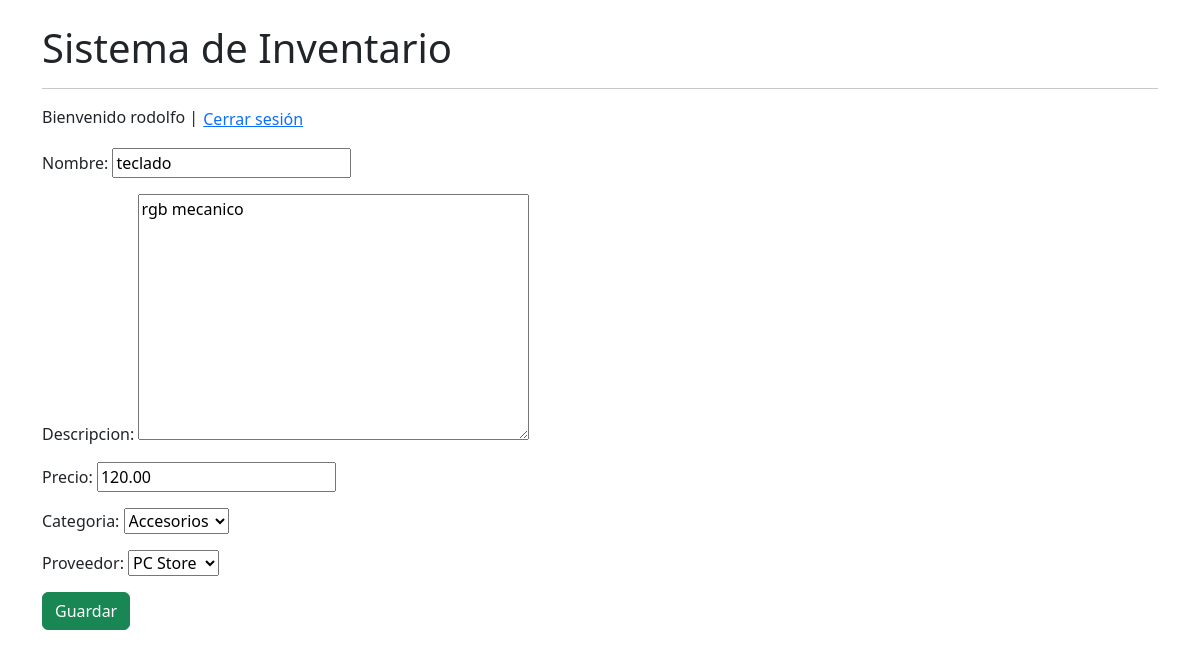
The app's page /editar/3/ (signed in) with its own data.
### inventario/models.py (models this page shows, shortened)
class Producto(models.Model):
    nombre = models.CharField(max_length=100)
    descripcion = models.TextField()
    precio = models.DecimalField(max_digits=10, decimal_places=2)
    categoria = models.ForeignKey(
        Categoria,
        on_delete=models.CASCADE
    )
    proveedor = models.ForeignKey(
        Proveedor,
        on_delete=models.CASCADE
    )

class Categoria(models.Model):
    nombre = models.CharField(max_length=100)
    slug = models.SlugField(blank=True)
    def __str__(self):
        return self.nombre

class Proveedor(models.Model):
    nombre = models.CharField(max_length=100)
    telefono = models.CharField(max_length=20)
    def __str__(self):
        return self.nombre

### inventario/views.py (the view)
@login_required
def editar_producto(request, id):
    producto = get_object_or_404(
        Producto,
        id=id
    )
    if request.method == 'POST':
        form = ProductoForm(
            request.POST,
            instance=producto
        )
        if form.is_valid():
            form.save()
            return redirect('lista_productos')
    else:
        form = ProductoForm(
            instance=producto
        )
    return render(
        request,
        'inventario/form_producto.html',
        {'form': form}
    )

### inventario/forms.py
class ProductoForm(forms.ModelForm):
    class Meta:
        model = Producto
        fields = '__all__'

### inventario/templates/inventario/form_producto.html (shortened to what this page needs)
{% extends 'inventario/base.html' %}
{% block contenido %}
<form method="POST">
    {{ form.as_p }}
    <button type="submit"
    class="btn btn-success">
        Guardar
    </button>
</form>
{% endblock %}

### inventario/templates/inventario/base.html (shortened to what this page needs)
<!DOCTYPE html>
<html>
<head>
<link href="https://cdn.jsdelivr.net/npm/bootstrap@5.3.3/dist/css/bootstrap.min.css"
rel="stylesheet">
</head>
<body>
<div class="container mt-4">
    <h1>Sistema de Inventario</h1>
    <hr>
    <div class="mb-3">
    {% if user.is_authenticated %}
        Bienvenido {{ user.username }}
        |
        <form action="{% url 'logout' %}" method="post" style="display:inline;">
            <button type="submit" class="btn btn-link p-0">
                Cerrar sesión
            </button>
        </form>
    {% else %}
        <a href="{% url 'login' %}">
            Iniciar sesión
        </a>
    {% endif %}
    </div>
    {% block contenido %}
    {% endblock %}
</div>
</body>
</html>

### records on screen
Producto: nombre "teclado", descripcion "rgb mecanico", precio "120.00", categoria "Accesorios", proveedor "PC Store"

### other values on screen
{{ user.username }} "rodolfo"
